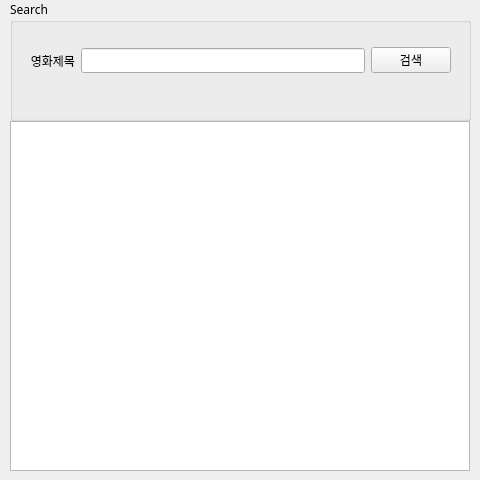
<?xml version="1.0" encoding="UTF-8"?>
<ui version="4.0">
 <class>Form</class>
 <widget class="QWidget" name="Form">
  <property name="geometry">
   <rect>
    <x>0</x>
    <y>0</y>
    <width>480</width>
    <height>480</height>
   </rect>
  </property>
  <property name="sizePolicy">
   <sizepolicy hsizetype="Fixed" vsizetype="Fixed">
    <horstretch>0</horstretch>
    <verstretch>0</verstretch>
   </sizepolicy>
  </property>
  <property name="font">
   <font>
    <family>나눔고딕코딩</family>
   </font>
  </property>
  <property name="windowTitle">
   <string>네이버 영화 검색</string>
  </property>
  <property name="windowIcon">
   <iconset>
    <normaloff>naver_icon.png</normaloff>naver_icon.png</iconset>
  </property>
  <widget class="QGroupBox" name="groupBox">
   <property name="geometry">
    <rect>
     <x>10</x>
     <y>0</y>
     <width>461</width>
     <height>121</height>
    </rect>
   </property>
   <property name="title">
    <string>Search</string>
   </property>
   <widget class="QWidget" name="layoutWidget">
    <property name="geometry">
     <rect>
      <x>20</x>
      <y>40</y>
      <width>421</width>
      <height>41</height>
     </rect>
    </property>
    <layout class="QHBoxLayout" name="horizontalLayout">
     <property name="spacing">
      <number>6</number>
     </property>
     <item>
      <widget class="QLabel" name="label">
       <property name="text">
        <string>영화제목</string>
       </property>
       <property name="alignment">
        <set>Qt::AlignRight|Qt::AlignTrailing|Qt::AlignVCenter</set>
       </property>
      </widget>
     </item>
     <item>
      <widget class="QLineEdit" name="txtSearch"/>
     </item>
     <item>
      <widget class="QPushButton" name="btnSearch">
       <property name="text">
        <string>검색</string>
       </property>
      </widget>
     </item>
    </layout>
   </widget>
  </widget>
  <widget class="QTableWidget" name="tblResult">
   <property name="geometry">
    <rect>
     <x>10</x>
     <y>121</y>
     <width>460</width>
     <height>350</height>
    </rect>
   </property>
   <property name="selectionMode">
    <enum>QAbstractItemView::SingleSelection</enum>
   </property>
  </widget>
 </widget>
 <resources/>
 <connections/>
</ui>
